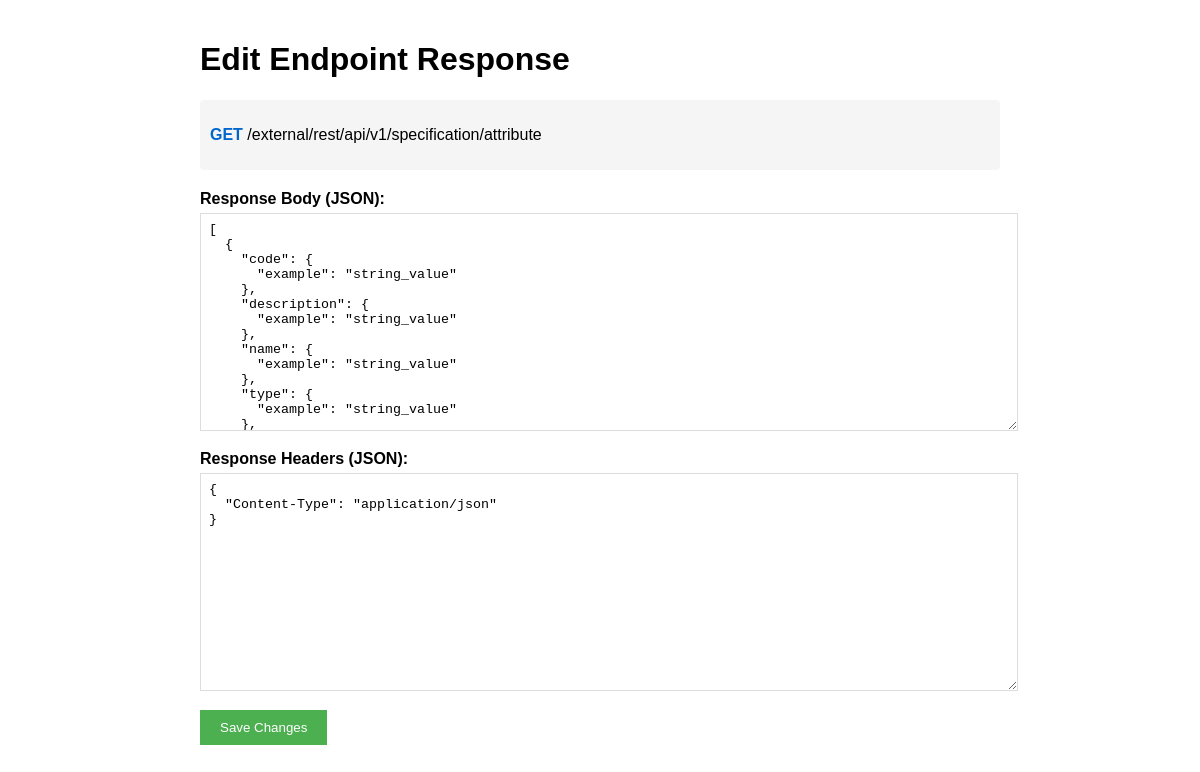
The page /edit-endpoint/5 on the database its author committed.
### models.py (models this page shows)
class EndpointResponse(Base):
    __tablename__ = "endpoint_responses"
    id = Column(Integer, primary_key=True, index=True)
    mock_id = Column(Integer, ForeignKey('mocks.id'))
    path = Column(String(500))
    method = Column(String(10))
    response_body = Column(Text)
    response_headers = Column(Text)
    __table_args__ = (
        UniqueConstraint('mock_id', 'path', 'method', name='_mock_path_method_uc'),
    )

### main.py (the view)
@app.get("/edit-endpoint/{endpoint_id}")
async def edit_endpoint_form(
    request: Request,
    endpoint_id: int,
    db: Session = Depends(get_db)
):
    endpoint = db.query(models.EndpointResponse).get(endpoint_id)
    if not endpoint:
        raise HTTPException(404, "Endpoint not found")
    return templates.TemplateResponse(
        "edit_endpoint.html",
        {
            "request": request,
            "endpoint": endpoint,
            "headers": json.dumps(json.loads(endpoint.response_headers), indent=2),
            "body": json.dumps(json.loads(endpoint.response_body), indent=2)
        }
    )

### templates/edit_endpoint.html (shortened to what this page needs)
<!DOCTYPE html>
<html>
<head>
</head>
<body>
    <h1>Edit Endpoint Response</h1>
    <div class="endpoint-info">
        <p><span class="endpoint-method">{{ endpoint.method.upper() }}</span> {{ endpoint.path }}</p>
    </div>
    <form method="post">
        <div class="form-group">
            <label>Response Body (JSON):</label>
            <textarea name="response_body">{{ body }}</textarea>
        </div>
        <div class="form-group">
            <label>Response Headers (JSON):</label>
            <textarea name="response_headers">{{ headers }}</textarea>
        </div>
        <button type="submit">Save Changes</button>
    </form>
</body>
</html>

### templates/edit_endpoint.html (style rules this page uses)
body { font-family: Arial, sans-serif; max-width: 800px; margin: 0 auto; padding: 20px; }
.form-group { margin-bottom: 15px; }
label { display: block; margin-bottom: 5px; font-weight: bold; }
textarea { width: 100%; height: 200px; font-family: monospace; padding: 8px; border: 1px solid #ddd; }
button { padding: 10px 20px; background: #4CAF50; color: white; border: none; cursor: pointer; }
.endpoint-info { background-color: #f5f5f5; padding: 10px; border-radius: 4px; margin-bottom: 20px; }
.endpoint-method { font-weight: bold; color: #0066cc; }

### rows shown on the page
EndpointResponse: method "GET", path "/external/rest/api/v1/specification/attribute"
